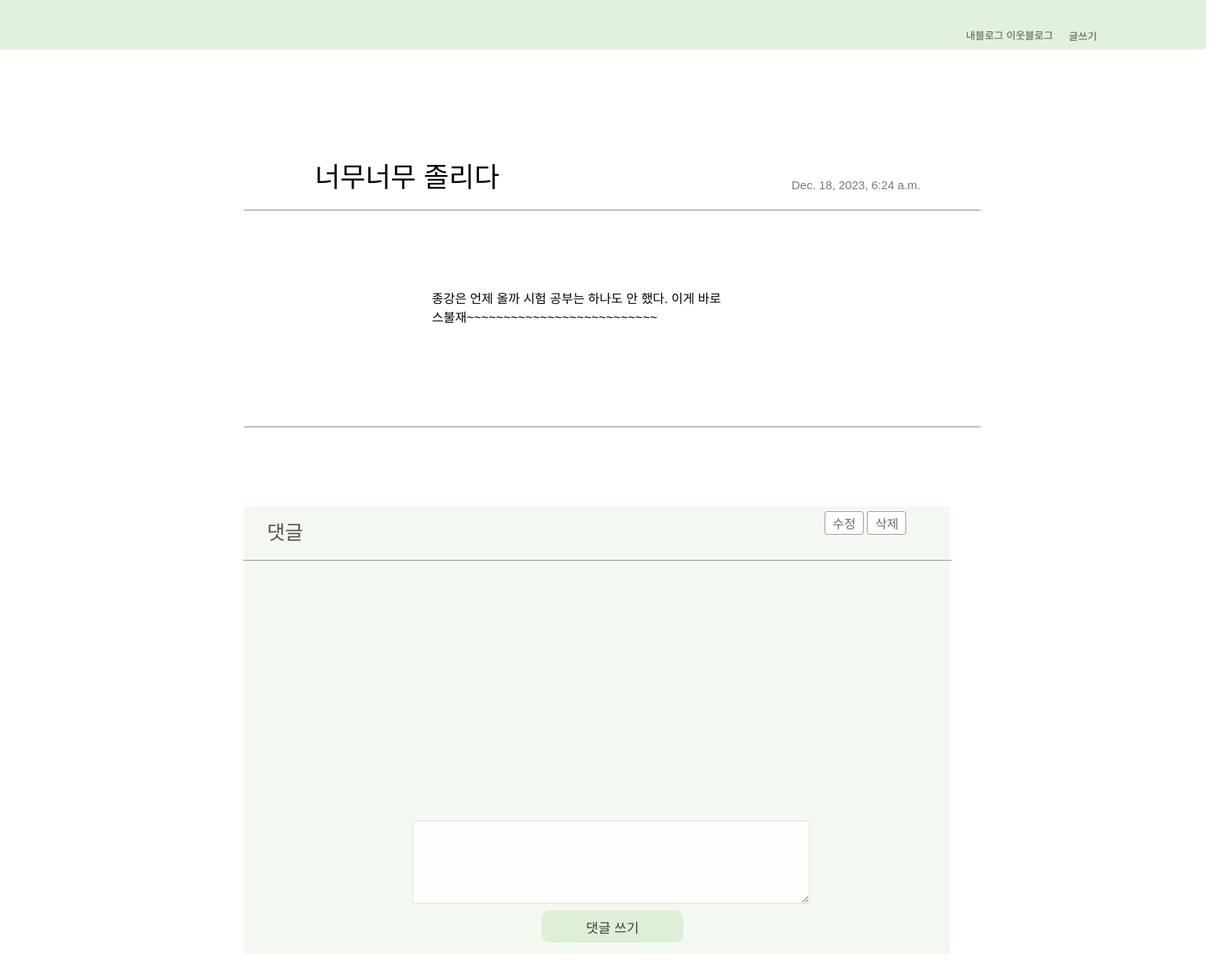
Screenshot of /detail/26/ with the database file from the repository.
### blogapp/models.py (models this page shows, shortened)
class Write(models.Model):
    title = models.CharField(max_length=100)  # 제목
    contents = models.TextField()  # 내용
    updated_at = models.DateTimeField(auto_now=True)  # 글 작성 시간

### blogapp/views.py (the view)
# urls.py: path('detail/<int:write_id>/', views.detail, name='detail'),  # 'detail' 뷰에 대한 URL 패턴
def detail(request, write_id):
    my_write = get_object_or_404(Write, id=write_id)
    comments = Comment.objects.filter(write=my_write)
    if request.method == 'POST':
        comment_form = CommentForm(request.POST)
        if comment_form.is_valid():
            new_comment = comment_form.save(commit=False)
            new_comment.write = my_write
            new_comment.save()
            return redirect('detail', write_id=write_id)
    else:
        comment_form = CommentForm()
    return render(request, 'detail.html', {'my_write': my_write, 'comments': comments, 'comment_form': comment_form})

### blogapp/forms.py
class CommentForm(forms.ModelForm):
    class Meta:
        model = Comment
        fields = ['content']

### blogapp/templates/detail.html (shortened to what this page needs)
{% load static %}
<!DOCTYPE html>
<html lang="ko">
  <head>
    <link rel="stylesheet" href="{% static 'css/detail.css' %}" />
  </head>
  <body>
    <div class="header">
      <a href="{% url 'index' %}"> 내블로그 이웃블로그</a>
      <div class="create">
        <a href="{% url 'create' %}">글쓰기</a>
      </div>
    </div>
    <div class="wtitle">{{my_write.title}}</div>
    <div class="date">{{my_write.updated_at}}</div>
    <div class = "update">
      <button class = "upde"><a href="{% url 'update' write_id=my_write.id %}">수정</a></button>
    <button class = "upde"><a href="{% url 'delete' write_id=my_write.id %}"> 삭제</a></button>
    </div>
    <br />
    <hr style="border: 0.1px color= #6765657c;;" width="60%" />
    <div class="contents">{{my_write.contents}}</div>
    <br />
    <hr style="border: 0.3px color= #767272" width="60%" />
    <div class ="comment">
      <div class="eotrmf">댓글</div>
      <hr style="border: 0.3px color= #767272" width="100%" />
    </div>
    <div class="post">
    <form method="post" action="{% url 'detail' write_id=my_write.id %}">
      {% csrf_token %} {{ comment_form.as_p }}
      <div class="btn"><button type="submit">댓글 쓰기</button></div>
    </form>
  </div>
  </body>
</html>

### blogapp/static/css/detail.css (style rules this page uses)
* { text-decoration: none; color: #000; }
body { font-family: "Arial", sans-serif; margin: 0; padding: 0; }
.header { width: 1536px; height: 63px; background-color: rgba(214, 235, 204, 0.7); }
.header a { color: #555151; padding-top: 35px; margin-left: 1230px; font-weight: 545; font-size: 13px; line-height: normal; display: flex; text-decoration: none; }
.header .create { transform: translateX(131px) translateY(-53px); }
.wtitle { font-size: 35px; text-align: left; font-weight: 500; margin-left: 400px; margin-top: 80px; transform: translateX(1px)translateY(54px); }
.date { margin-left: 908px; color: #676565e0; transform: translateX(100px)translateY(33px); font-size: 15px; }
.contents { margin-left: 550px; word-break: keep-all; width: 400px; margin-top: 100px; margin-bottom: 100px; line-height: 1.5; }
.eotrmf { color: #555151; width: 90px; height: 30px; font-size: 25px; padding: 15px; padding-left: 30px; word-break: keep-all; }
.update .upde { transform: translateX(1050px)translateY(440px); font-size: 16px; width: 50px; height: 30px; border: 0.2px solid rgba(123, 123, 123, 0.7); }
.comment { margin-top: 100px; margin-left: 310px; background-color: #D6EBCC4D; width: 900px; height: 400px; justify-content: center; align-items: center; line-height: 1.5; word-break: keep-all; }
button { font-size: 11px; border: 0.2px solid rgba(214, 235, 204, 0.7);; width: 40px; height: 23px; align-items: center; border-radius: 4px; background-color: rgb(255, 254, 254); }
button a { color: #6b6b6b; }
.post { width: 900px; height: 170px; background-color: #D6EBCC4D; margin-left: 310px; margin-bottom: 100px; }
textarea[name="content"] { border: 0.2px solid rgb(214, 235, 204); height: 100px; width: 500px; font-size: 13px; border-radius: 2px; background-color: rgb(255, 254, 254); margin-left: 150px; }
.btn button { background-color: rgba(214, 235, 204, 0.7); color: #3d3d3d; font-size: 17px; border: 0.2px solid rgba(214, 235, 204, 0.7); width: 180px; height: 40px; border-radius: 10px; margin-left: 380px; margin-top: 5px; }
label { color: #00000000; }
p { margin: 0px; }

### rows the page displays
Write: title "너무너무 졸리다", updated_at "Dec. 18, 2023, 6:24 a.m.", contents "종강은 언제 올까 시험 공부는 하나도 안 했다. 이게 바로 스불재~~~~~~~~~~~~~~~~~~~~~~~~~~"
